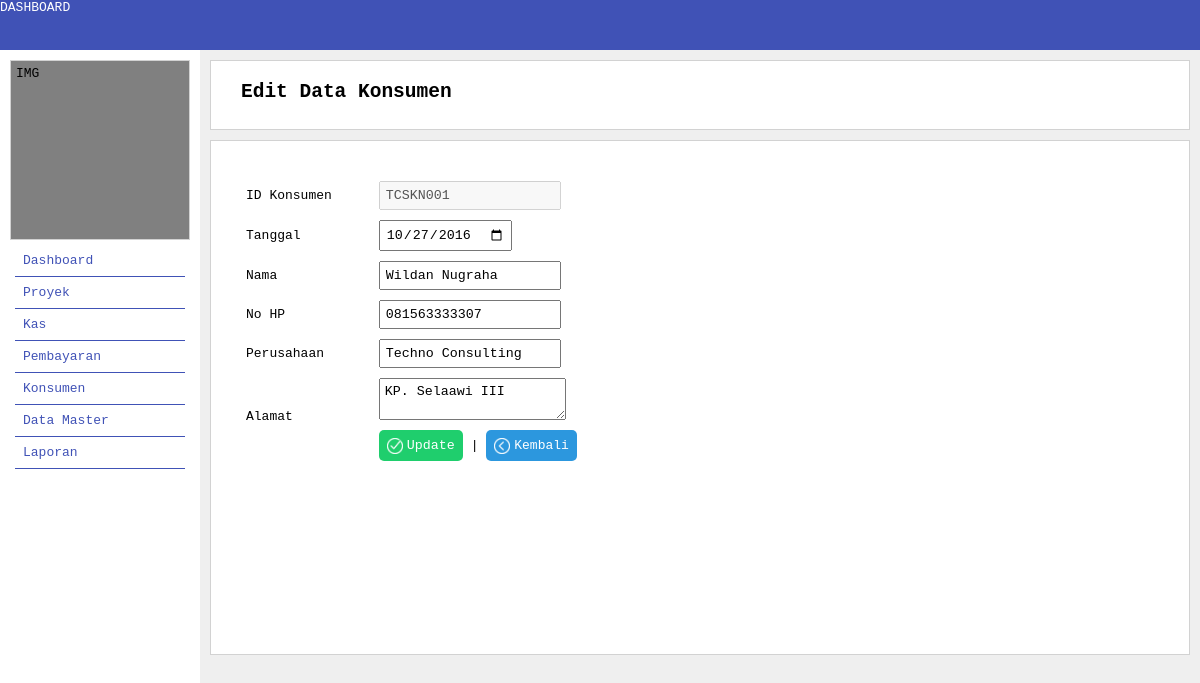
The page /konsumen/editkonsumen/TCSKN001 on the database its author committed.
### tables this page shows
CREATE TABLE IF NOT EXISTS `tb_konsumen` (
  `id_konsumen` varchar(8) NOT NULL,
  `tanggal_konsumen` date NOT NULL,
  `nama` varchar(20) NOT NULL,
  `perusahaan` varchar(20) NOT NULL,
  `no_hp` varchar(12) NOT NULL,
  `alamat` varchar(30) NOT NULL,
  PRIMARY KEY (`id_konsumen`)
);

### application/controllers/Konsumen.php (called while the page is built, shortened)
<?php
    class Konsumen extends CI_Controller{
		function EditKonsumen(){
			$this->load->model('konsumen_model');
			$data['konsumen'] = $this->konsumen_model->getdata_konsumen_byid();
			$this->load->view('konsumen/v_edit_konsumen.php',$data);
		}
    }
?>

### index.php (called while the page is built, shortened)
<?php
require_once BASEPATH.'core/CodeIgniter.php';

### application/models/Konsumen_model.php (called while the page is built, shortened)
<?php
class Konsumen_model extends CI_Model {
        public function getdata_konsumen_byid(){
        	$id_konsumen = $this->uri->segment(3);
        	$q = $this->db->get_where('tb_konsumen',array('id_konsumen' => $id_konsumen,) );
        	return $q->result_array();
        }
}

### application/views/konsumen/v_edit_konsumen.php (the view, shortened to what this page needs)
<?php include "/../templates/header.php"; ?>
<div id="content">
		<div id="content-container">
			<div id="content-header">
				<h2>Edit Data Konsumen</h2>
			</div>
			<div id="content-main">
				<?php
					foreach ($konsumen as $row) {
						$nama = $row['nama'];
						$tanggal = $row['tanggal_konsumen'];
						$no_hp = $row['no_hp'];
						$perusahaan = $row['perusahaan'];
						$alamat = $row['alamat'];
						$id_konsumen = $row['id_konsumen'];
				?>
				<form method="post" action="<?php echo base_url()?>konsumen/editproses">
					<div class="form-group">
						<label for="id_konsumen" class="form-label">ID Konsumen</label>
						<input type="text"  value="<?php echo $id_konsumen ?>" class="form-content" disabled="true" />
					</div>
					<div class="form-group">
						<label for="tanggal" class="form-label">Tanggal</label>
						<input type="date" name="tanggal" value="<?php echo $tanggal?>" class="form-content"/>
					</div>
					<div class="form-group">
						<label for="nama" class="form-label">Nama</label>
						<input type="text" name="nama" value="<?php echo $nama ?>" class="form-content"/>
					</div>
					<div class="form-group">
						<label for="no_hp" class="form-label">No HP</label>
						<input type="text" name="no_hp" value="<?php echo $no_hp ?>" class="form-content"/>
					</div>
					<div class="form-group">
						<label for="Perusahaan" class="form-label">Perusahaan</label>
						<input type="text" name="perusahaan" value="<?php echo $perusahaan ?>" class="form-content"/>
					</div>
					<div class="form-group">
						<label for="alamat" class="form-label">Alamat</label>
						<textarea name="alamat" class="form-content"><?php echo $alamat ?></textarea>
					</div>
					<div class="form-group">
						<div class="form-label"></div>
						<button type="submit" class="button-save">
							<span class="button-icon">
								<img src="<?php echo base_url("style/icon/save.png"); ?>" width="16px" height="16px">
							</span>
							<div class="button-label">
								Update
							</div>
						</button>
						|
						<a href="<?php echo base_url() ?>konsumen" class="button">
							<span class="button-icon">
								<img src="<?php echo base_url("style/icon/back.png"); ?>" width="16px" height="16px">
							</span>
							<div class="button-label">
								Kembali
							</div>
						</a>
					</div>
				</form>
				<?php
					}
				?>
			</div>
		</div>
	</div>
<?php include "/../templates/footer.php"; ?>

### style/css/custom.css (style rules this page uses)
* { font-family: monospace; padding: 0px; margin: 0px; box-sizing: border-box; }
#content { background-color: blue; height: 100vh; }
#content-container { width: 100%; height: 100vh; background-color: #EFEFEF; padding-left: 205px; padding-top: 55px; }
#content-header { margin: 5px; margin-right: 10px; height: 70px; border: solid 0.5px #d2d2d2; padding-left:30px; padding-top:20px; background-color:white; }
#content-main { margin: 5px; margin-top: 10px; margin-right: 10px; height: 515px; padding-left:30px; padding-top:30px; padding-right: 30px; background-color:white; border: solid 0.5px #d2d2d2; }
.form-group { display:block; }
.form-label { width:130px; display:inline-block; padding: 5px; margin-top: 10px; }
.form-content { display:inline-block; padding: 5px; margin-top: 10px; }
.button { padding:8px; background-color:#2C97DE ; border:none; border-radius: 5px; display: inline-block; text-decoration: none; }
.button-save { padding:8px; background-color:#1FCE6D ; border:none; border-radius: 5px; display: inline-block; text-decoration: none; }
.button-icon { z-index: 0; position: absolute; }
.button-label { margin-top: 10px; display: inline; margin-left: 20px; color: white; }
textarea { columns:150; rows:5; }

### rows shown on the page
tb_konsumen: id_konsumen "TCSKN001", tanggal "10/27/2016", nama "Wildan Nugraha", no_hp "081563333307", perusahaan "Techno Consulting", alamat "KP. Selaawi III"
